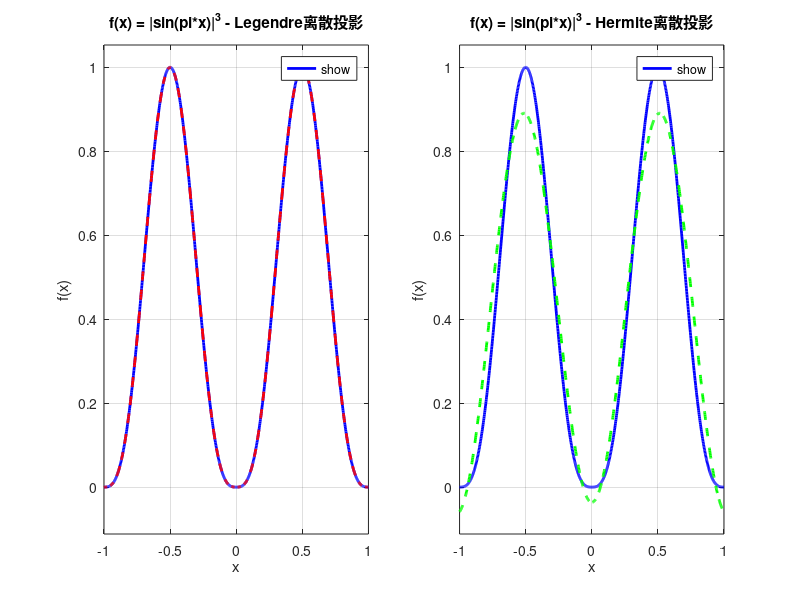

Recreate this plot in MATLAB. (Note: this script raises an error after producing the figure.)
function hw4()
    f1 = @(x) abs(sin(pi*x)).^3;
    f2 = @(x) abs(x);
    f3 = @(x) cos(pi*x);
    f4 = @(x) sign(x);
    max_index = 50;
    plot_polynomials(f1, 'f(x) = |sin(pi*x)|^3', max_index);
    plot_polynomials(f2, 'f(x) = |x|', max_index);
    plot_polynomials(f3, 'f(x) = cos(pi*x)', max_index);
    plot_polynomials(f4, 'f(x) = sign(x)', max_index);
    plot_error_vs_order(f1, 'f(x) = |sin(pi*x)|^3', max_index);
    plot_error_vs_order(f2, 'f(x) = |x|', max_index);
    plot_error_vs_order(f3, 'f(x) = cos(pi*x)', max_index);
    plot_error_vs_order(f4, 'f(x) = sign(x)', max_index);
end

function legendre = legendre_recursion(n, x)
    if n < 0, error("n must be non-negative"); end
    if n == 0
        legendre = ones(size(x));
    elseif n == 1
        legendre = x;
    else
        a_n0 = ones(size(x));
        a_n1 = x;
        for i = 2:n
            a_current = ((2*i - 1)*x.*a_n1 - (i - 1)*a_n0)/i;
            a_n0 = a_n1;
            a_n1 = a_current;
        end
        legendre = a_current;
    end
end

function hermite = hermite_probabilistic_recursion(n, x)

    if n < 0, error("n must be non-negative"); end
    if n == 0
        hermite = ones(size(x));
    elseif n == 1
        hermite = x;
    else
        h_n0 = ones(size(x));
        h_n1 = x;
        for i = 2:n
            h_current = x.*h_n1 - (i - 1)*h_n0;
            h_n0 = h_n1;
            h_n1 = h_current;
        end
        hermite = h_current;
    end
end

function [nodes, weights] = gauss_legendre_quadrature(n)
    i = 1:n-1;
    beta = i ./ sqrt(4*i.^2 - 1);
    T = diag(beta, 1) + diag(beta, -1);
    [V, D] = eig(T);
    nodes = diag(D)'; 
    weights = 2 * V(1, :).^2;
    [nodes, idx] = sort(nodes);
    weights = weights(idx);
end

function [nodes, weights] = gauss_hermite_quadrature(n)
    if n <= 0
        nodes = [];
        weights = [];
        return;
    end
    beta = sqrt(1:(n-1));
    T = diag(beta,1) + diag(beta,-1);
    [V, D] = eig(T);
    nodes = diag(D)';              
    weights = V(1,:).^2;          
    [nodes, idx] = sort(nodes);
    weights = weights(idx);
end
function polynomial_coefficients = polynomial_discrete(f, type, max_index, quad_points)
    polynomial_coefficients = zeros(1, max_index+1);

    for i = 0:max_index
        switch type
            case 'legendre'
                [nodes, weights] = gauss_legendre_quadrature(quad_points);
                f_vals = f(nodes);
                poly_vals = legendre_recursion(i, nodes);
                inner_product = sum(weights .* f_vals .* poly_vals);
                norm_sq = 2/(2*i + 1); 
                polynomial_coefficients(i+1) = inner_product / norm_sq;

            case 'hermite'
                [nodes, weights] = gauss_hermite_quadrature(quad_points);
                f_vals = f(nodes);
                poly_vals = hermite_probabilistic_recursion(i, nodes);
                inner_product = sum(weights .* f_vals .* poly_vals);
                norm_sq = factorial(i); 
                polynomial_coefficients(i+1) = inner_product / norm_sq;

            otherwise
                error("type must be 'legendre' or 'hermite'.");
        end
    end
end

function plot_polynomials(f, title_str, max_index)
    figure('Position', [100 100 1200 500]);
    quad_points = max(2*max_index+20, 200);
    subplot(1, 2, 1);
    coeffs_legendre = polynomial_discrete(f, 'legendre', max_index, quad_points);
    x_plot = linspace(-1, 1, 1000);
    y_original = f(x_plot);
    y_legendre = zeros(size(x_plot));
    for i = 0:max_index
        y_legendre = y_legendre + coeffs_legendre(i+1).*legendre_recursion(i, x_plot);
    end
    plot(x_plot, y_original, 'b-', 'LineWidth', 2, 'DisplayName', '原函数');
    hold on;
    plot(x_plot, y_legendre, 'r--', 'LineWidth', 2, 'DisplayName', sprintf('Legendre N=%d', max_index));
    xlabel('x'); ylabel('f(x)');
    title([title_str, ' - Legendre离散投影']);
    legend('show', 'Location', 'best');
    grid on;
    xlim([-1 1]);  
    subplot(1, 2, 2);
    coeffs_hermite = polynomial_discrete(f, 'hermite', max_index, quad_points);
    x_plot = linspace(-1, 1, 1000);  
    y_original = f(x_plot);
    y_hermite = zeros(size(x_plot));
    for i = 0:max_index
        y_hermite = y_hermite + coeffs_hermite(i+1).*hermite_probabilistic_recursion(i, x_plot);
    end
    plot(x_plot, y_original, 'b-', 'LineWidth', 2, 'DisplayName', '原函数');
    hold on;
    plot(x_plot, y_hermite, 'g--', 'LineWidth', 2, 'DisplayName', sprintf('Hermite N=%d', max_index));
    xlabel('x'); ylabel('f(x)');
    title([title_str, ' - Hermite离散投影']);
    legend('show', 'Location', 'best');
    grid on;
    xlim([-1 1]);  
    all_y = [y_original(:); y_legendre(:); y_hermite(:)];
    y_min = min(all_y);
    y_max = max(all_y);
    yrange = y_max - y_min;
    if yrange == 0
        y_min = y_min - 0.5;
        y_max = y_max + 0.5;
    else
        y_min = y_min - 0.05*yrange;
        y_max = y_max + 0.05*yrange;
    end
    subplot(1,2,1); ylim([y_min, y_max]);
    subplot(1,2,2); ylim([y_min, y_max]);
    sgtitle(title_str, 'FontSize', 14, 'FontWeight', 'bold');
end

function plot_error_vs_order(f, title_str, max_index)
    orders = 1:max_index;
    eL2_legendre = zeros(max_index,1);
    einf_legendre = zeros(max_index,1);
    eL2_hermite = zeros(max_index,1);
    einf_hermite = zeros(max_index,1);
    quad_points = max(2*max_index+20, 200);
    [nodes_large, ~] = gauss_hermite_quadrature(max(quad_points,200));
    x_limit = max(8, 1.2*max(abs(nodes_large)));
    x_plot_h = linspace(-x_limit, x_limit, 3000);
    w_h = exp(-x_plot_h.^2/2)/sqrt(2*pi); 
    for k = 1:max_index
        coeffs_legendre = polynomial_discrete(f, 'legendre', k, quad_points);
        xL = linspace(-1,1,2000);
        yL = f(xL);
        y_approx_L = zeros(size(xL));
        for i = 0:k
            y_approx_L = y_approx_L + coeffs_legendre(i+1).*legendre_recursion(i, xL);
        end
        errL = abs(y_approx_L - yL);
        eL2_legendre(k) = sqrt(trapz(xL, errL.^2));
        einf_legendre(k) = max(errL);
        coeffs_hermite = polynomial_discrete(f, 'hermite', k, quad_points);
        yH = f(x_plot_h);
        y_approx_H = zeros(size(x_plot_h));
        for i = 0:k
            y_approx_H = y_approx_H + coeffs_hermite(i+1).*hermite_probabilistic_recursion(i, x_plot_h);
        end
        errH = abs(y_approx_H - yH);
        eL2_hermite(k) = sqrt(trapz(x_plot_h, errH.^2 .* w_h));
        einf_hermite(k) = max(errH .* sqrt(w_h)); 
    end
    figure('Position',[100 100 1400 800]);
    subplot(2,2,1);
    semilogy(orders, eL2_legendre, 'ro-', 'LineWidth',2, 'DisplayName','Legendre');
    hold on;
    semilogy(orders, eL2_hermite, 'bs-', 'LineWidth',2, 'DisplayName','Hermite');
    xlabel('多项式阶数 N'); ylabel('L^2 误差');
    title('(a) L^2 误差 (semilogy)');
    legend('show'); grid on;

    subplot(2,2,2);
    semilogy(orders, einf_legendre, 'ro-', 'LineWidth',2, 'DisplayName','Legendre');
    hold on;
    semilogy(orders, einf_hermite, 'bs-', 'LineWidth',2, 'DisplayName','Hermite');
    xlabel('多项式阶数 N'); ylabel('L^\infty 误差');
    title('(b) L^\infty 误差 (semilogy)');
    legend('show'); grid on;

    subplot(2,2,3);
    loglog(orders, eL2_legendre, 'ro-', 'LineWidth',2, 'DisplayName','Legendre');
    hold on;
    loglog(orders, eL2_hermite, 'bs-', 'LineWidth',2, 'DisplayName','Hermite');
    xlabel('多项式阶数 N'); ylabel('L^2 误差');
    title('(c) L^2 误差 (loglog)');
    legend('show'); grid on;

    subplot(2,2,4);
    loglog(orders, einf_legendre, 'ro-', 'LineWidth',2, 'DisplayName','Legendre');
    hold on;
    loglog(orders, einf_hermite, 'bs-', 'LineWidth',2, 'DisplayName','Hermite');
    xlabel('多项式阶数 N'); ylabel('L^\infty 误差');
    title('(d) L^\infty 误差 (loglog)');
    legend('show'); grid on;

    sgtitle([title_str, ' - 离散投影收敛性分析'], 'FontSize',14,'FontWeight','bold');
end
